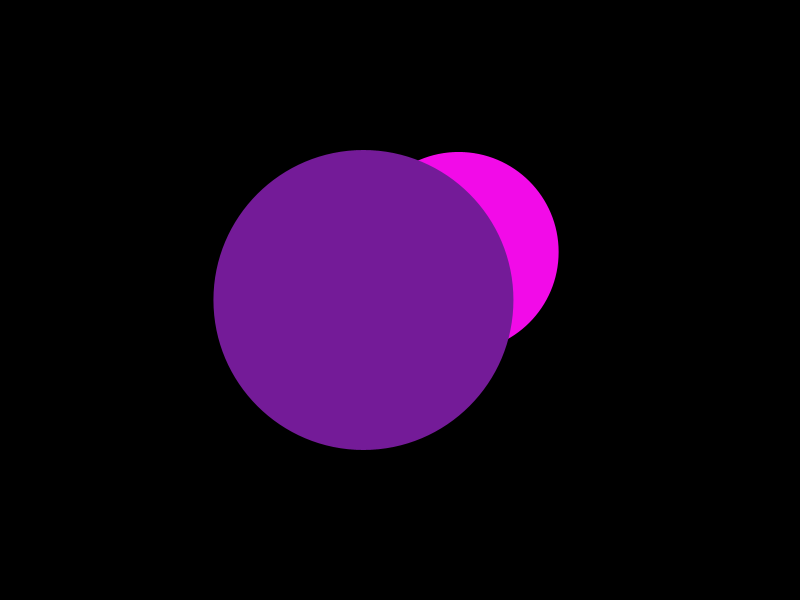
Frame 1 (no input)
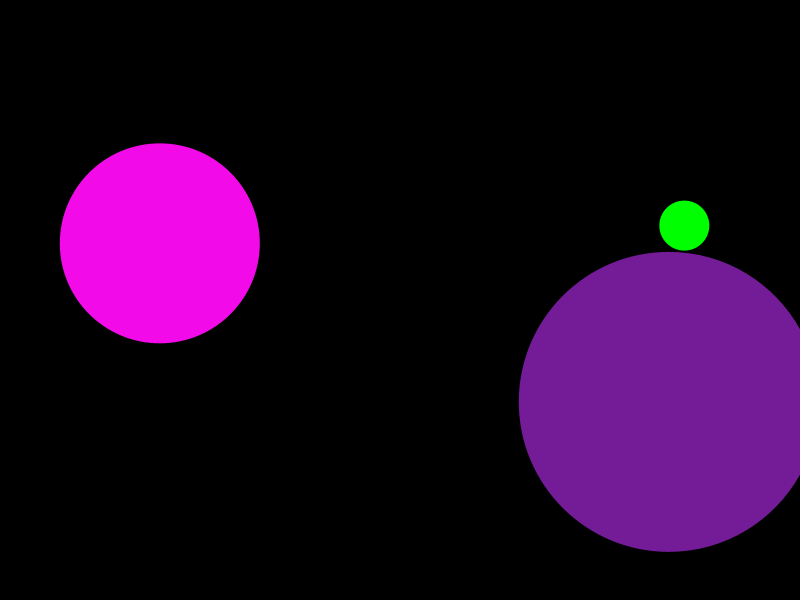
Frame 60 (the mouse pressed at the canvas centre just before this capture)
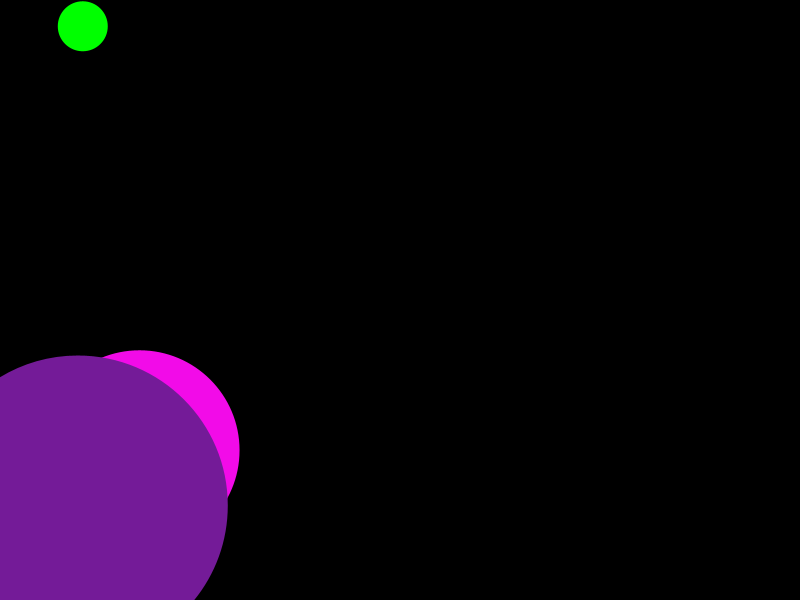
Frame 120 (the mouse held since frame 60 and released just before this capture)

The Processing sketch that drew these frames (run headless with seeded random() and noise(); from frame 60 on, the mouse is pressed at the canvas centre):

// Processing sketch: BouncyBallOOP
// ── BouncyBallOOP.pde
Ball b;                //declare a new ball called b
Ball c;
Ball d;

void setup() {
  size(800, 600);
  b = new Ball(height/2, width/2);      //initialize b as a new object of the Ball class
  c = new Ball(200);
  d = new Ball(300);
}

void draw() {
  background(0);
  //b.display();         //call b's display() method
  //c.display();
  //b.move();
  //c.move();
  b.run();
  c.run();
  d.run();
  b.bounce();
  c.bounce();
  d.bounce();
}
// ── Ball.pde
class Ball {
  //declaring all information (fields) contained within the Ball class
  PVector loc, vel;
  int diam;
  color c;

  //this is a constructor. you can have more than one constructor for a given class
  Ball() {
    diam = 200;
    loc = new PVector(random(diam, width-diam), random(diam, height-diam));
    c = color(random(255), random(50), random(100, 255));
    vel = PVector.random2D();
    vel.mult(10);
  }

  Ball(int tDiam) {
    diam = tDiam;
    loc = new PVector(random(diam, width-diam), random(diam, height-diam));
    c = color(random(255), random(50), random(100, 255));
    vel = PVector.random2D();
    vel.mult(10);
  }


  Ball(float tX, float tY) {
    diam = 50;
    loc = new PVector(tX, tY);
    vel = PVector.random2D();
    vel.mult(30);
    c = color(0, 255, 0);
  }
  //after declaring fields and setting up constructors, you can define your methods
  void display() {
    fill(c);
    noStroke();
    ellipse(loc.x, loc.y, diam, diam);
  }
  void move() {
    loc.add(vel);
  }
  void run() {
    display();
    move();
  }

  void bounce() {
    if (loc.x>=width || loc.x<=0) {
      vel.x = -vel.x;
    }

    if (loc.y>=height || loc.y<=0) {
      vel.y = -vel.y;
    }
  }
}
